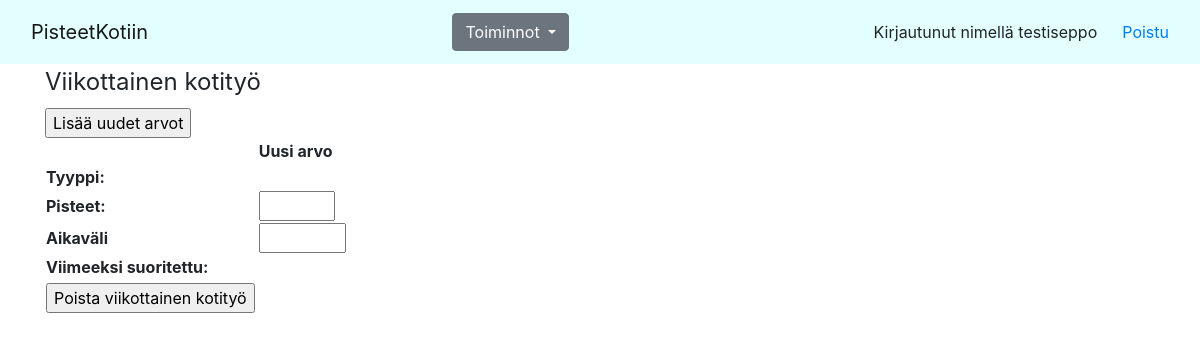
/weeklychores/show/1 (signed in), run on an earlier commit of the app's database.
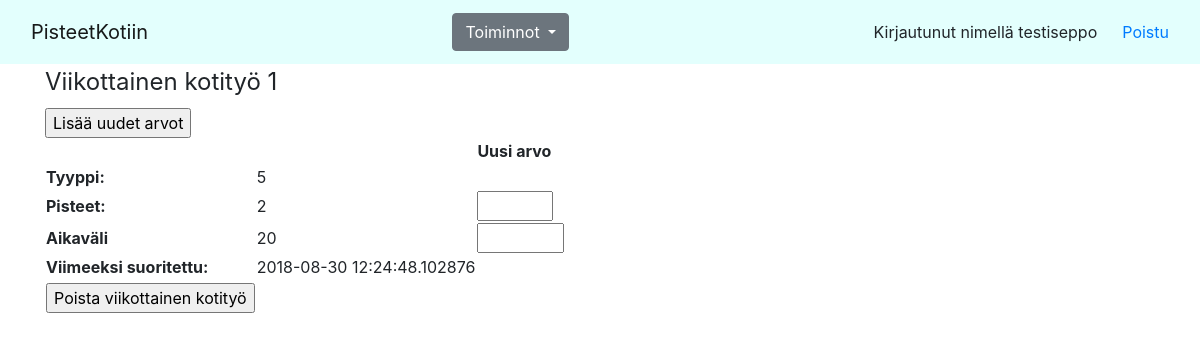
And on a later commit of the database.
### application/weeklychore/models.py (models this page shows, shortened)
class WeeklyChore(Base):
    choretype = db.Column(db.Integer, db.ForeignKey('choretype.id'), nullable=False)
    householdid= db.Column(db.Integer, db.ForeignKey('household.id'), nullable=False)
    interval= db.Column(db.Integer, nullable=False)
    points= db.Column(db.Integer, nullable=False)
    last_made=db.Column(db.DateTime, nullable=False)

### application/weeklychore/views.py (the view)
@app.route("/weeklychores/show/<weekly_id>", methods=["GET"])
@login_required
def show_weekly(weekly_id):
    return render_template("weeklychores/show.html", weekly=WeeklyChore.query.get(weekly_id), form=WeeklyForm())

### application/weeklychore/forms.py
class WeeklyForm(FlaskForm):
    choretypes=[]
    choretype= SelectField(label= "Kotityön tyyppi", choices= choretypes)
    points= IntegerField(label= "Pisteet", validators=[validators.NumberRange(message= "Pisteet pitää olla väliltä 1-5", min=1, max=5)])
    interval= IntegerField(label= "Aikaväli", validators=[validators.NumberRange(message= "Tekoväli pitää olla ainakin 1 päivä ja maksimissaan 30 päivää", min=1, max=30)])
    class Meta:
        csrf = False
    def __init__(self, *args, **kwargs):
        super(WeeklyForm, self).__init__(*args, **kwargs)
        self.choretype.choices = [(str(c.id), c.name) for c in Choretype.query.all()]

### application/__init__.py (called while the page is built)
@login_manager.user_loader
def load_user(user_id):
    return User.query.get(user_id)

### application/templates/weeklychores/show.html (shortened to what this page needs)
{% extends "layout.html" %}
{% block body %}
<fieldset>
    <legend>Viikottainen kotityö {{ weekly.id }}</legend>
    <form method="POST" action="{{url_for('edit_weekly', weekly_id=weekly.id) }}">
    <table>
        <tr><td></td><td></td><td><b>Uusi arvo</b></td></tr>
        <tr><td><b>Tyyppi:</b></td> <td>{{ weekly.choretype }}</td></tr>
        <tr><td><b>Pisteet:</b></td><td> {{ weekly.points }}</td> <td> {{ form.points }}  </td>
        <tr><td><b>Aikaväli</b></td><td> {{ weekly.interval }}</td><td> {{ form.interval }} </td></tr>
        <tr><td><b>Viimeeksi suoritettu: </b></td><td> {{ weekly.last_made }}</td></tr>
    <tr><td></td></tr>
    <input type="submit" value="Lisää uudet arvot"/>
    </form>
    <tr><td>
    <form method= "POST" action="{{url_for('delete_weekly', weekly_id=weekly.id) }}">
        <input type="submit" value="Poista viikottainen kotityö">
    </form>
    </td>
    </tr>
</fieldset>
{% endblock %}

What changed in the data, as far as the page shows it:
added WeeklyChore: id "1", choretype "5", points "2", interval "20", last_made "2018-08-30 12:24:48.102876"
